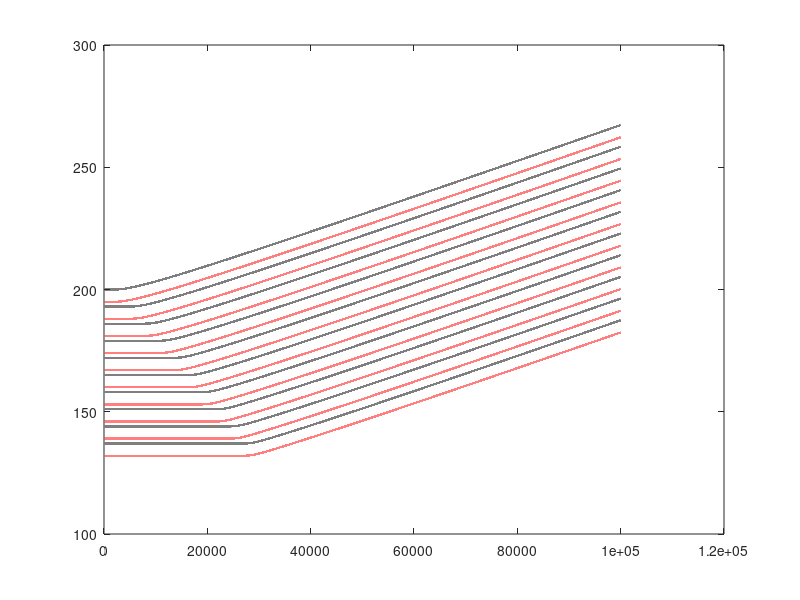
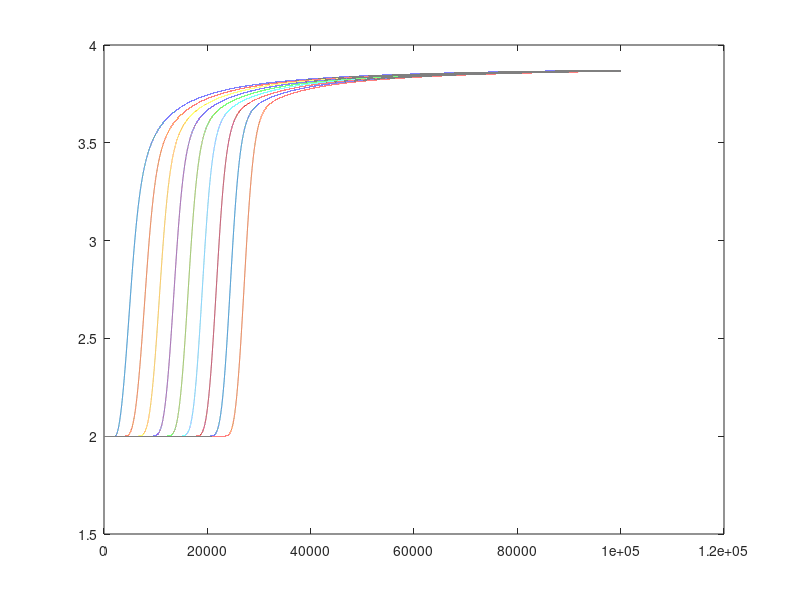

Source code (MATLAB) for these figures, in order: (Note: this script raises an error after producing the figures.)
clc, clearvars, close all

global leader_start dist_to_cross c car_length safety_dist num_cars;

leader_start = 200;
dist_to_cross = 0;
c = 15; %about 61kmph
car_length = 5;
safety_dist = 2;
num_cars = 10;

function [positions] = greenlight(stoplight)
    global leader_start dist_to_cross c car_length safety_dist num_cars;
    step = 0.01;
    onesec = 1/step; 
    stoplight = 10; %12 = 120secs
    final = stoplight*onesec;
    Tspan = 0:step:final;
    reaction_lag = 12*onesec;

    
    %initial positions
    positions = zeros(num_cars, length(Tspan));
    positions(1:num_cars,1) = leader_start;
    velocities = zeros(num_cars, length(Tspan));
    
    % Set initial positionss
    for i = 1:num_cars-1
        positions(i+1,:) = positions(i+1,1) - i*car_length - i*safety_dist;
    end
    
    %first car
    expfact = 20;
    velocity_1stcar = @(t,y) ((c/2)*(exp(-expfact/((t*onesec)-(onesec/6)))))*(exp(-expfact/((t*onesec)-(onesec/6))) > 0)*((t*onesec) > onesec/6);
    
    %timepass
    %velocity_1stcar = @(t,y) t;
    
    %dx/dt or velocity
    velocity  = @(x1,x2) ((c/2)*((x2-x1-car_length-safety_dist)^2))*(x2-x1-car_length-safety_dist > 0) ; %x2 leader, x1 follower
    %velocity  = @(x1, x2) min(c+aggro_speedlim, velocity(x1, x2));
    
    % timepass
    % velocity  = @(x1,x2) (c/2)*(cos(x2/x1)); %x2 leader, x1 follower
    % velocity  = @(x1, x2) min(c+aggro_speedlim, velocity(x1, x2));
    
    %CONSENSUS
    % velocity  = @(x1,x2) (c/2)*real(log(((x2-x1-car_length-safety_dist)))); %x2 leader, x1 follower
    % velocity  = @(x1, x2) max(0, velocity(x1, x2));
    % velocity  = @(x1, x2) min(c+aggro_speedlim, velocity(x1, x2));
    
    
    [T,Y] = ode45(velocity_1stcar, Tspan/onesec, positions(1,1)); %velocity of 1st car = c*exp(-expfact/(t-reaction_lag))
    
    %updating car 1 velocities
    for i = 2:length(Tspan)
        t = Tspan(i)/onesec;
        velocities(1,i) = velocity_1stcar(t);
        %positions(1,i) = positions(1,i-1) + velocities(1,i)*step;   ummm???
    end
    positions(1,:) = transpose(Y);
    
    % other cars
    crash_occurred = false;
     for i = 2:num_cars
         for j = 2:length(Tspan)
             velocities(i,j) = velocity(positions(i,j-1),positions(i-1,((max((floor(j-1-reaction_lag))*(j-1-reaction_lag>0),1) + 1*(j-1-reaction_lag<=0)))));
             positions(i,j) = positions(i,j-1) + (velocities(i,j)*step*0.01);
             
             %check if crash
             if positions(i,j) >= positions(i-1, j) + car_length 
                fprintf('CRASH between %d and %d\n', i, i-1);
                crash_occurred = true;
                crash_by = i;
                crash_at = j;
                break;
             end
         end
         if crash_occurred
             break;
         end
     end
    
     if crash_occurred
        for i = crash_by:num_cars
            for j = crash_at:length(Tspan)
                positions(i,j) = positions(i,j-1);
            end
        end
     end
    
    %CHATGPT plotting thank u chatgpt i love ai and machines i have always been
    %a robots supporter pls dont kill me during your uprising <3 :p
    
    plot(transpose(positions), 'LineWidth', 1.5, 'Color', 'black')
    hold on; plot(transpose(positions) - car_length, 'LineWidth', 1.5, 'Color', 'red')
    hold off;
    
    %distances
    distances = zeros(num_cars-1, length(Tspan));
    for i = 1:num_cars-1
        for j = 1:length(Tspan)
            distances(i,j) = positions(i,j) - positions(i+1,j) - car_length;
        end
    end    
    
    figure;
    plot(transpose(distances))
    hold on;
    yline(safety_dist, 'Color', 'r', 'LineWidth', 1.5)
    yline(0, 'Color', 'b', 'LineWidth', 1.5)
    
    figure;
    plot(transpose(velocities))
    
    passpercent = transpose(positions(1:num_cars,length(Tspan)));
    passpercent = 1*((passpercent - leader_start) > dist_to_cross);
    sum(passpercent) / length(passpercent) * 100
    sum(passpercent)

end

function [positions] = yellowlight(positions)
    global leader_start dist_to_cross c car_length safety_dist num_cars;

    rows_to_remove = positions(:, end) > 200;
    positions(rows_to_remove, :) = [];

    

end

positions = greenlight(10);
apple = yellowlight(positions);